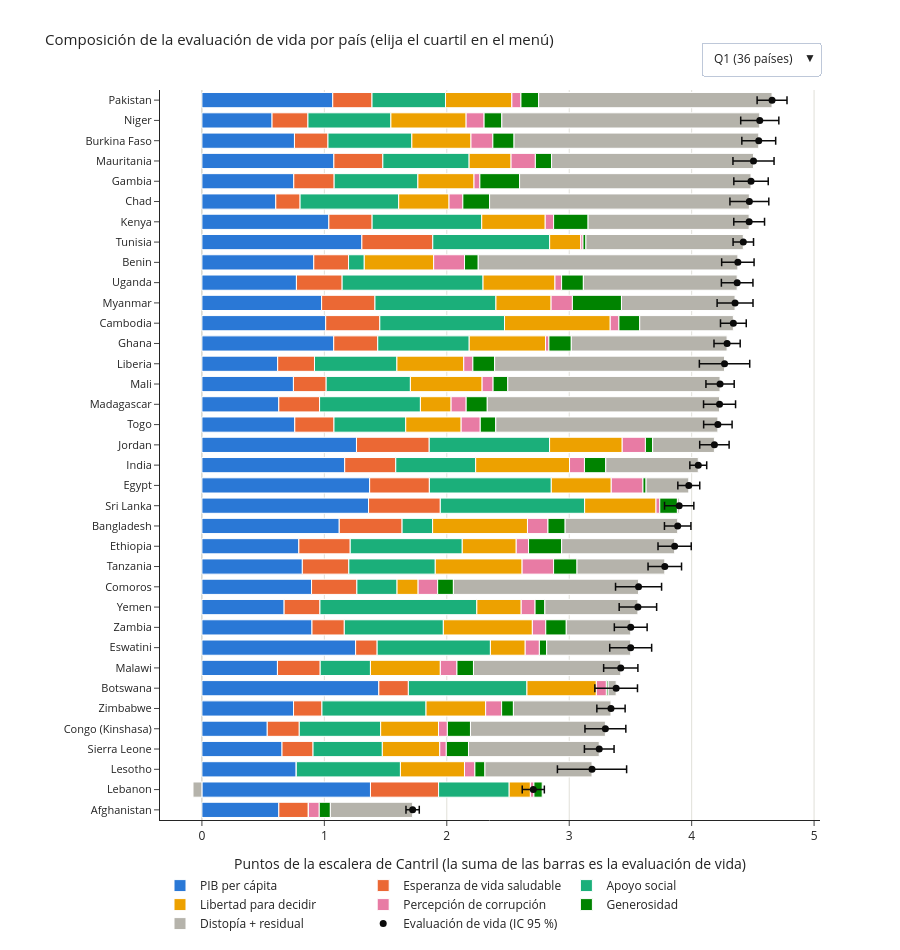

Source (notebook cell):
### Markdown cell above
### Gráfico 6. Composición de la evaluación de vida por país
**Qué necesita examinar el analista:** de qué se compone la evaluación de vida de un país concreto y cómo se compara con los demás de su cuartil. Complementa al gráfico 5: aquel sirve para **encontrar** países atípicos y este para **descomponer** su evaluación.
**Interacción con propósito analítico:**
- **El menú desplegable** muestra un cuartil a la vez (36 países legibles en lugar de 140).
- **Pasar el cursor** muestra el valor de cada componente.
- **Clic en la leyenda** oculta componentes para comparar solo los que interesan (por ejemplo, solo los socioinstitucionales).
- **El punto negro con barra** marca la evaluación de vida y su intervalo de confianza al 95 %: si los intervalos de dos países se superponen, la diferencia de ranking entre ellos no es clara.

### Code cell
PARTES = COMPONENTES + ["distopia_residual"]
inicial = "Q1"
fig6 = go.Figure()
paises_por_cuartil = {}

for q in CUARTILES:
    d = df_comp[df_comp["cuartil"] == q].sort_values("evaluacion_vida")   # el más alto queda arriba
    paises_por_cuartil[q] = d["pais"].tolist()
    for parte in PARTES:
        fig6.add_trace(go.Bar(
            y=d["pais"], x=d[parte], orientation="h", name=ETIQUETAS[parte], legendgroup=parte,
            marker=dict(color=COLORES_DIM[parte], line=dict(width=1, color="white")),
            visible=(q == inicial),
            hovertemplate="<b>%{y}</b><br>" + ETIQUETAS[parte] + ": %{x:.2f}<extra></extra>",
        ))
    # Evaluación de vida con su intervalo de confianza al 95 %
    fig6.add_trace(go.Scatter(
        y=d["pais"], x=d["evaluacion_vida"], mode="markers", name="Evaluación de vida (IC 95 %)",
        legendgroup="ic", marker=dict(color="#0b0b0b", size=7),
        error_x=dict(type="data", symmetric=False, array=d["ic_superior"] - d["evaluacion_vida"],
                     arrayminus=d["evaluacion_vida"] - d["ic_inferior"], color="#0b0b0b", thickness=1.5),
        visible=(q == inicial),
        hovertemplate="<b>%{y}</b><br>Evaluación de vida: %{x:.2f}<extra></extra>",
    ))

trazas_por_cuartil = len(PARTES) + 1
botones = []
for i, q in enumerate(CUARTILES):
    visibles = [i * trazas_por_cuartil <= j < (i + 1) * trazas_por_cuartil for j in range(len(fig6.data))]
    botones.append(dict(
        label=f"{q} ({len(paises_por_cuartil[q])} países)", method="update",
        args=[{"visible": visibles},
              {"yaxis.categoryarray": paises_por_cuartil[q],
               "yaxis.range": [-0.5, len(paises_por_cuartil[q]) - 0.5]}],
    ))

fig6.update_layout(
    template="simple_white", barmode="relative", bargap=0.25, height=950,
    title=dict(text="Composición de la evaluación de vida por país (elija el cuartil en el menú)", font=dict(size=15)),
    xaxis_title="Puntos de la escalera de Cantril (la suma de las barras es la evaluación de vida)",
    yaxis=dict(categoryorder="array", categoryarray=paises_por_cuartil[inicial],
               range=[-0.5, len(paises_por_cuartil[inicial]) - 0.5], tickfont=dict(size=11)),
    legend=dict(orientation="h", y=-0.07, x=0, yanchor="top", traceorder="normal"),
    updatemenus=[dict(buttons=botones, direction="down", x=1, xanchor="right", y=1.02, yanchor="bottom",
                      active=CUARTILES.index(inicial))],
    margin=dict(t=90, b=130, l=160),
    hoverlabel=dict(bgcolor="white", font_size=12),
)
fig6.update_xaxes(showgrid=True, gridcolor="#e1e0d9", zeroline=True, zerolinecolor="#c3c2b7")
fig6.show()
